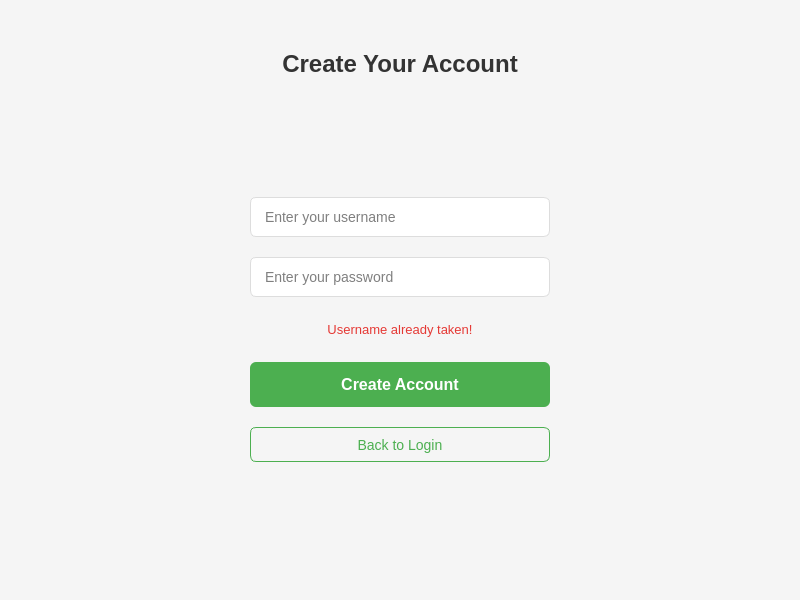
<?xml version="1.0" encoding="UTF-8"?>
<ui version="4.0">
 <class>signup</class>
 <widget class="QWidget" name="signup">
  <property name="geometry">
   <rect>
    <x>0</x>
    <y>0</y>
    <width>800</width>
    <height>600</height>
   </rect>
  </property>
  <property name="windowTitle">
   <string>Create Account</string>
  </property>
  <property name="styleSheet">
   <string notr="true">QWidget {
    background-color: #f5f5f5;
    font-family: 'Segoe UI', Arial, sans-serif;
}</string>
  </property>
  <layout class="QVBoxLayout" name="verticalLayout">
   <property name="spacing">
    <number>20</number>
   </property>
   <property name="leftMargin">
    <number>50</number>
   </property>
   <property name="topMargin">
    <number>50</number>
   </property>
   <property name="rightMargin">
    <number>50</number>
   </property>
   <property name="bottomMargin">
    <number>50</number>
   </property>

   <!-- Header -->
   <item>
    <widget class="QLabel" name="headerLabel">
     <property name="text">
      <string>Create Your Account</string>
     </property>
     <property name="styleSheet">
      <string notr="true">QLabel {
    font-size: 24px;
    font-weight: bold;
    color: #333;
    padding-bottom: 10px;
}</string>
     </property>
     <property name="alignment">
      <set>Qt::AlignCenter</set>
     </property>
    </widget>
   </item>

   <!-- Spacer -->
   <item>
    <spacer name="verticalSpacerTop">
     <property name="orientation">
      <enum>Qt::Vertical</enum>
     </property>
     <property name="sizeHint" stdset="0">
      <size>
       <width>20</width>
       <height>40</height>
      </size>
     </property>
    </spacer>
   </item>

   <!-- Username Field -->
   <item alignment="Qt::AlignHCenter">
    <widget class="QLineEdit" name="usernametb">
     <property name="minimumSize">
      <size>
       <width>300</width>
       <height>40</height>
      </size>
     </property>
     <property name="maximumSize">
      <size>
       <width>400</width>
       <height>40</height>
      </size>
     </property>
     <property name="styleSheet">
      <string notr="true">QLineEdit {
    padding: 8px 12px;
    border: 1px solid #ddd;
    border-radius: 6px;
    font-size: 14px;
    background-color: white;
}
QLineEdit:focus {
    border: 1px solid #4CAF50;
    outline: none;
}</string>
     </property>
     <property name="placeholderText">
      <string>Enter your username</string>
     </property>
    </widget>
   </item>

   <!-- Password Field -->
   <item alignment="Qt::AlignHCenter">
    <widget class="QLineEdit" name="password_tb">
     <property name="minimumSize">
      <size>
       <width>300</width>
       <height>40</height>
      </size>
     </property>
     <property name="maximumSize">
      <size>
       <width>400</width>
       <height>40</height>
      </size>
     </property>
     <property name="styleSheet">
      <string notr="true">QLineEdit {
    padding: 8px 12px;
    border: 1px solid #ddd;
    border-radius: 6px;
    font-size: 14px;
    background-color: white;
}
QLineEdit:focus {
    border: 1px solid #4CAF50;
    outline: none;
}</string>
     </property>
     <property name="placeholderText">
      <string>Enter your password</string>
     </property>
     <property name="echoMode">
      <enum>QLineEdit::Password</enum>
     </property>
    </widget>
   </item>

   <!-- Error Message -->
   <item alignment="Qt::AlignHCenter">
    <widget class="QLabel" name="hiddentext">
     <property name="minimumSize">
      <size>
       <width>300</width>
       <height>20</height>
      </size>
     </property>
     <property name="styleSheet">
      <string notr="true">QLabel {
    color: #e53935;
    font-size: 13px;
    padding: 5px 0;
}</string>
     </property>
     <property name="text">
      <string>Username already taken!</string>
     </property>
     <property name="alignment">
      <set>Qt::AlignCenter</set>
     </property>
    </widget>
   </item>

   <!-- Signup Button -->
   <item alignment="Qt::AlignHCenter">
    <widget class="QPushButton" name="singupButton">
     <property name="minimumSize">
      <size>
       <width>300</width>
       <height>45</height>
      </size>
     </property>
     <property name="maximumSize">
      <size>
       <width>400</width>
       <height>45</height>
      </size>
     </property>
     <property name="styleSheet">
      <string notr="true">QPushButton {
    background-color: #4CAF50;
    color: white;
    padding: 10px;
    border: none;
    border-radius: 6px;
    font-size: 16px;
    font-weight: bold;
}
QPushButton:hover {
    background-color: #43A047;
}
QPushButton:pressed {
    background-color: #388E3C;
}</string>
     </property>
     <property name="text">
      <string>Create Account</string>
     </property>
     <property name="cursor">
      <cursorShape>PointingHandCursor</cursorShape>
     </property>
    </widget>
   </item>

   <!-- Back Button -->
   <item alignment="Qt::AlignHCenter">
    <widget class="QPushButton" name="back">
     <property name="minimumSize">
      <size>
       <width>300</width>
       <height>35</height>
      </size>
     </property>
     <property name="maximumSize">
      <size>
       <width>400</width>
       <height>35</height>
      </size>
     </property>
     <property name="styleSheet">
      <string notr="true">QPushButton {
    color: #4CAF50;
    background: transparent;
    border: 1px solid #4CAF50;
    border-radius: 6px;
    font-size: 14px;
    padding: 8px;
}
QPushButton:hover {
    background-color: rgba(76, 175, 80, 0.1);
}
QPushButton:pressed {
    background-color: rgba(76, 175, 80, 0.2);
}</string>
     </property>
     <property name="text">
      <string>Back to Login</string>
     </property>
     <property name="cursor">
      <cursorShape>PointingHandCursor</cursorShape>
     </property>
    </widget>
   </item>

   <!-- Bottom Spacer -->
   <item>
    <spacer name="verticalSpacerBottom">
     <property name="orientation">
      <enum>Qt::Vertical</enum>
     </property>
     <property name="sizeHint" stdset="0">
      <size>
       <width>20</width>
       <height>40</height>
      </size>
     </property>
    </spacer>
   </item>
  </layout>
 </widget>
 <resources/>
 <connections/>
</ui>
